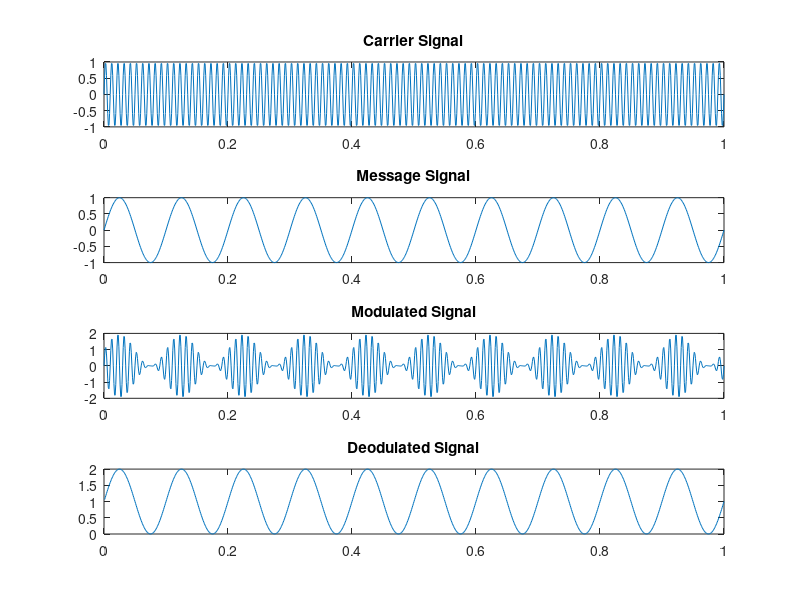

MATLAB code for this plot:
clc;
clear all;
close all;

% Modulation
amplitude = 1;         % Carrier signal amplitude
fc = 100;              % Carrier frequency
fm = 10;               % Message signal frequency
t = 0:0.001:1;
message = sin(2*pi*fm*t);  % Message signal

carrier = amplitude*sin(2*pi*fc*t);  % Carrier signal
modulated = (1 + message).*carrier;  % Modulated signal

% Demodulation
demodulated = modulated./carrier;   % Demodulated signal

% Plotting
subplot(4,1,1);
plot(t, carrier);
title('Carrier Signal');

subplot(4,1,2);
plot(t, message);
title('Message Signal');

subplot(4,1,3);
plot(t, modulated);
title('Modulated Signal');

subplot(4,1,4);
plot(t, demodulated);
title('Deodulated Signal');
